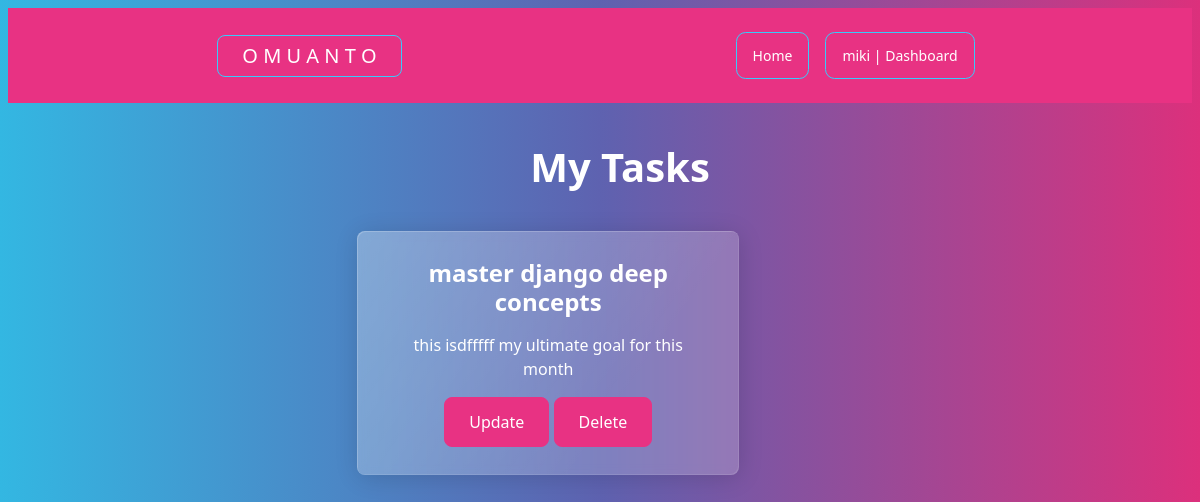
The page /viewtask/ (signed in) on the database as committed earlier.
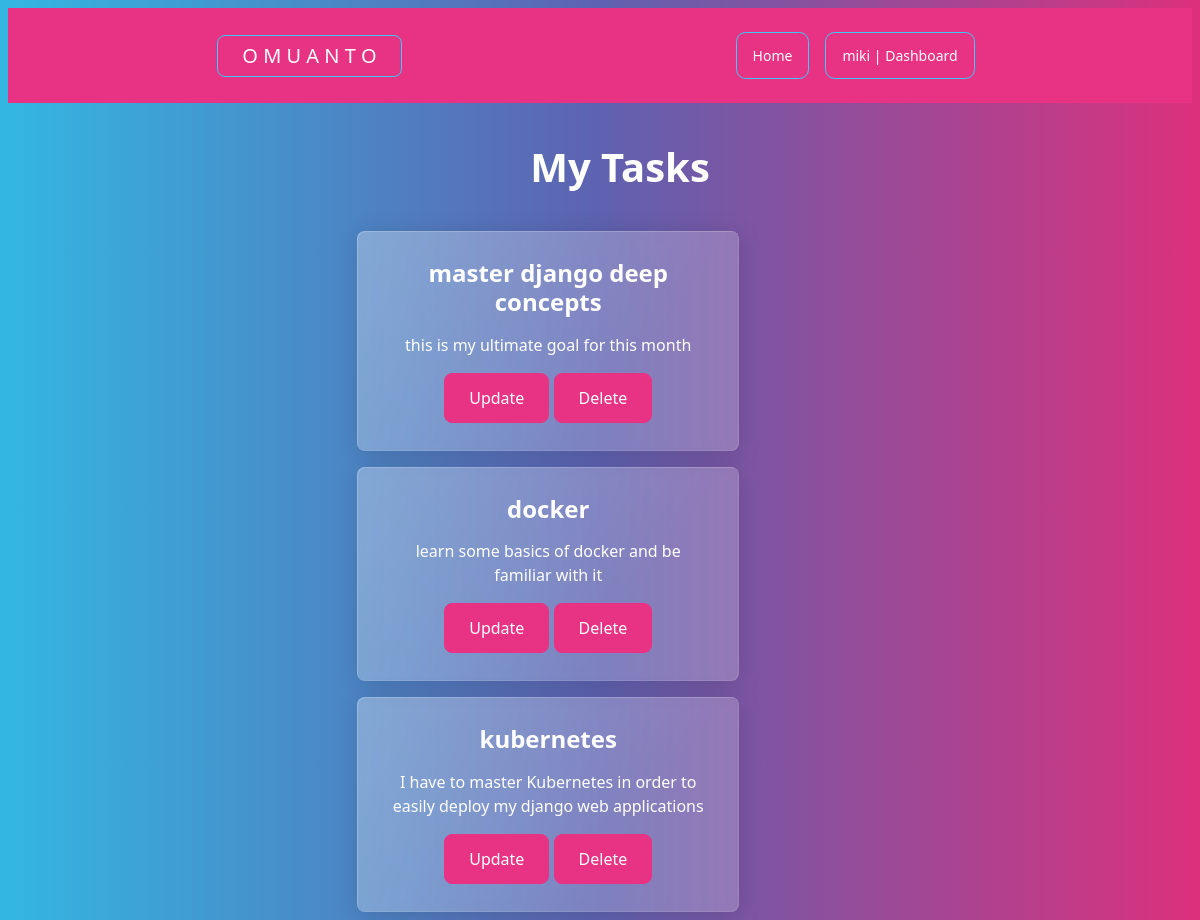
The same page on the database as committed later.
### mainapp/models.py (models this page shows, shortened)
class Task(models.Model):
    title = models.CharField(max_length=100, null=True)
    content = models.CharField(max_length=1000, null=True, blank=True)
    date_posted = models.TimeField(auto_now=True, null=True)
    user = models.ForeignKey(User, max_length=10, on_delete=models.CASCADE, null=True)

### mainapp/views.py (the view)
# urls.py: path("viewtask/", views.viewtask, name="viewtask"),
@login_required(login_url='login')
def viewtask(request):
    curr_user = request.user.id
    task = Task.objects.all().filter(user=curr_user)
    context = {'task': task}
    return render(request, 'profile/viewtask.html', context = context)

### templates/profile/viewtask.html (shortened to what this page needs)
{% extends 'base.html' %}
{% load static %}
{% block content %}
<!DOCTYPE html>
<html lang="en">
<head>
    <link rel="stylesheet" href="{% static 'css/style.css' %} ">
</head>
<body>
    <div class="container-fluid mx-auto row col-8">
        <div class="row">
            <h1 class="text-center m-3"> My Tasks </h1>
            {% for tsk in task %}
                <div class="mx-auto col-8">
                    <div class="col-sm-10">
                        <div class="card m-1 row">
                            <div class="card-body">
                                <h4 class="card-title">{{ tsk.title }}</h4>
                                    <p class="card-text">{{ tsk.content }}</p>
                                <a href="{% url 'updatetask' tsk.id %} " class="btn btn-primary">Update</a>
                                <a href="{% url 'deletetask' tsk.id %} " class="btn btn-primary">Delete</a>
                            </div>
                        </div>
                    </div>
                </div>
            {% endfor %}
        </div>
    </div>
</body>
</html>
{% endblock %}

### templates/base.html (shortened to what this page needs)
{% load static %}
<!DOCTYPE html>
<html lang="en">
<head>
    <link rel="stylesheet" href="https://bootswatch.com/5/quartz/bootstrap.min.css">
    <link rel="stylesheet" href="{% static 'css/style.css' %}"
    <link href="https://cdn.jsdelivr.net/npm/bootstrap@5.3.0-alpha1/dist/css/bootstrap.min.css" rel="stylesheet">
</head>
<body>
    <nav class="navbar m-1 navbar-expand-lg navbar-dark bg-primary justify-content-center">
        <div class="container-fluid mx-auto col-8">
                {% if user.is_authenticated %}
                <a class="navbar-brand btn btn-outline-info" href="{% url 'home' %}">O M U A N T O</a>
                {% else %}
                <a class="navbar-brand  btn btn-outline-info" href="{% url 'login' %}">O M U A N T O</a>
                {% endif %}
          <div class="collapse navbar-collapse" id="navbarSupportedContent">
            <ul class="navbar-nav ms-auto mb-2 mb-lg-0">
              <li class="nav-item m-1 btn btn-outline-info btn-sm">
                <a class="nav-link active" aria-current="page" href="{% url 'home' %}">Home</a>
              </li>
              <li class="nav-item m-1 btn btn-outline-info btn-sm">
                {% if user.is_authenticated %}
                    <a class="nav-link active" href="{% url 'dashboard'%}">{{ user.username }} | Dashboard</a>
                {% else %}
                    <a class="nav-link  active" href="{% url 'register'%}">Register </a>
              {% endif %}
              </li>
            </ul>
          </div>
        </div>
      </nav>
{% block content %}
{% endblock %}
</body>
</html>

### static/css/style.css (style rules this page uses)
body { color: white; justify-content: center; text-align: center; }
a { text-decoration: none; }
h1, h2 { margin-top: 40px; }

Rows that differ between the two databases and show on the page:
changed Task "master django deep concepts": content "this isdfffff my ultimate goal for this month" → "this is my ultimate goal for this month"
added Task: title "docker", content "learn some basics of docker and be familiar with it"
added Task: title "kubernetes", content "I have to master Kubernetes in order to easily deploy my django web applications"
